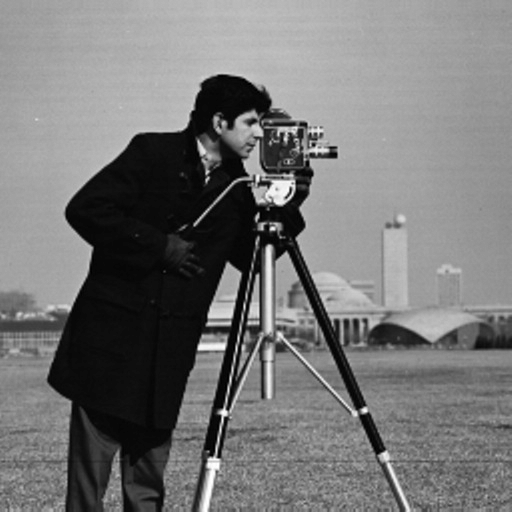
#> input picture PCE_Peak_to_Correlation_Energy/cameraman.png, 512 x 512 px
$ jupyter execute --allow-errors PCE_Fridrich.ipynb   (older library calls are emulated)
#> lines starting #> are read from the running program, lines starting #| are printed output that depends on the picture; long printed decimals are rounded
[cell 1]
import numpy as np
from scipy import signal
from scipy import misc
from skimage import io
from skimage import color
import matplotlib.pyplot as plt

[cell 2]
cameraman=io.imread('cameraman.png')
#> cameraman is the input picture: shape (512, 512, 3); min 0, max 255, mean 118
cameraman= color.rgb2grey(cameraman)
#> cameraman: shape (512, 512) float64


plt.imshow(cameraman, cmap='gray')
plt.show()

[cell 3]
temp =np.copy(cameraman[0:512, 0:256])
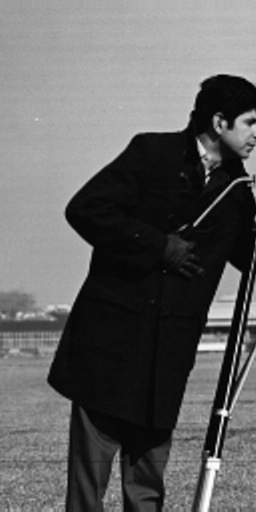
#> temp: shape (512, 256) float64; min 0, max 1, mean 0.381
plt.imshow(temp, cmap='gray')
plt.show()

[cell 4]
def circular_cross_correlation(array1,array2):

    array1 = array1 - np.mean(array1[:])
    array2 = array2 - np.mean(array2[:])
    tilted_array2 = np.fliplr(array2)
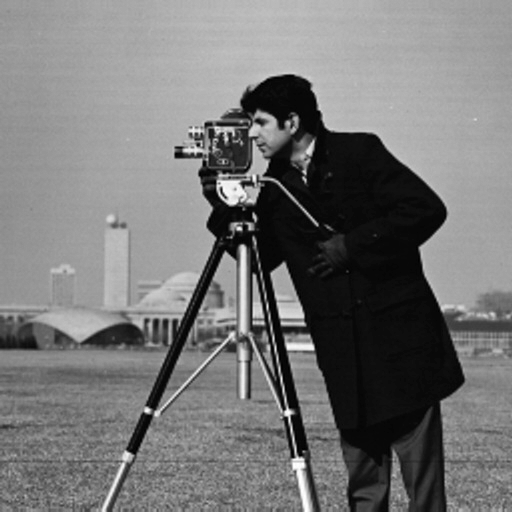
#> tilted_array2: shape (512, 512) float64; min -0.463, max 0.537, mean 9.54e-17; drawn with min black and max white
    tilted_array2 = np.flipud(tilted_array2)
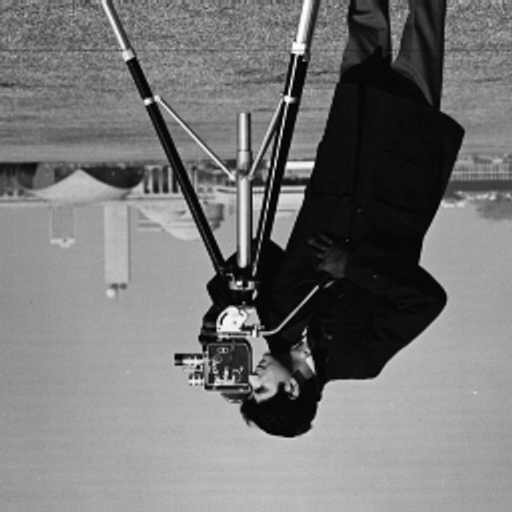
#> tilted_array2: shape (512, 512) float64; min -0.463, max 0.537, mean 1.01e-16; drawn with min black and max white
    TA = np.fft.fft2(tilted_array2)
    FA = np.fft.fft2(array1)
    FF = np.multiply(FA , TA)
    ret = np.real(np.fft.ifft2(FF))
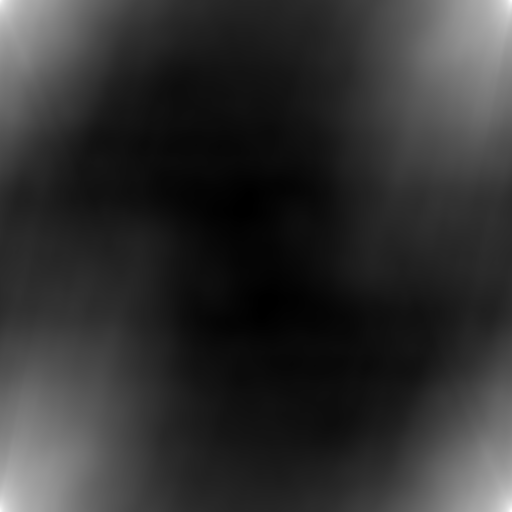
#> ret: shape (512, 512) float64; min -3702.9, max 15531.7, mean 0; drawn with min black and max white
    print('CCC ::  ',ret)
#> (printed output is left out)
    return ret


def RemoveNeighborhood(C,x,ssize):
    #     % Remove a 2-D neighborhood around x=[x1,x2] from matrix X and output a 1-D vector Y
    #     % ssize     square neighborhood has size (ssize x ssize) square
    #    C : X ,len(C), len(c)-PeakLocation : x ,squaresize : ssize
    print('x: ',x[0])
    print('x: ',x[1])
    (M,N) = np.shape(C);

    print('ssize',ssize)
    radius = (ssize-1)/2;
    shift=int(radius-x[1]-1)
    print('radius-x[1]+1: ',shift)

    X = np.roll(C,shift,axis=0)
    print('shape of X after rolling: ',np.shape(X))
    Y = np.roll(X,shift,axis=1)
    Z = Y [ssize+1:Y.shape[0],1:ssize]
    Z=Z.flatten()
    print(Z)
    Z=[Z,Y[M*ssize+1:Y.shape[1]]]

#     plt.imshow(img, cmap='gray')
#     plt.show()

    return np.array(Z)


def PCE(C):

    print(C)
#> (printed output is left out)
    shift_range = [0,0]
    x=print(C.shape[0], C.shape[1])
#| 512 512
    print(x)
#| None
    Cinrange = C[C.shape[0]-1, C.shape[1]-1]
#> Cinrange = 15531.7

    print('Cinrange: ',Cinrange)
#| Cinrange:  15531.712
    Cinrange_1d= Cinrange.flatten()
#> Cinrange_1d = [15531.7]
    [max_value,index_max]=[np.max(Cinrange_1d) ,Cinrange_1d.argmax()]
#> max_value = 15531.7; index_max = 0
    print('max_value',max_value)
#| max_value 15531.712
    print('index_max',index_max)
#| index_max 0
    ind2sub=np.unravel_index([index_max], (C.shape[0],C.shape[1]))
#> ind2sub = ([0], [0])
    sub_index=ind2sub[0][0]
#> sub_index = 0
    ypeak=ind2sub[0][0]
#> ypeak = 0
    xpeak=ind2sub[1][0]
#> xpeak = 0
    Cinrange=[[max_value]]
#> Cinrange = [[15531.7]]

    print('Cinrange matrix',Cinrange)
#| Cinrange matrix [[15531.712]]

    peakheight=Cinrange[0][0]
#> peakheight = 15531.7
    print('peakheight : ',peakheight)
#| peakheight :  15531.712
    PeakLocation= np.array(shift_range)  -  np.array([ypeak,xpeak])
#> PeakLocation = [0, 0]

    print('PeakLocation : ',PeakLocation)
#| PeakLocation :  [0 0]


    squaresize = 11
    # size(C) - PeakLoacation
    diffrence_of_distanceof_C_and_Peaklocation=list([C.shape[0]-PeakLocation[0], C.shape[1]-PeakLocation[1]])
#> diffrence_of_distanceof_C_and_Peaklocation = [512, 512]
    print('diffrence_of_distanceof_C_and_Peaklocation: ',diffrence_of_distanceof_C_and_Peaklocation)
#| diffrence_of_distanceof_C_and_Peaklocation:  [512, 512]


    C_without_peak = RemoveNeighborhood(C,diffrence_of_distanceof_C_and_Peaklocation,squaresize)
#| x:  512
#| x:  512
#> in RemoveNeighborhood, `shift=int(radius-x[1]-1)`: shift = -508
#| radius-x[1]+1:  -508
#| shape of X after rolling:  (512, 512)
#> in RemoveNeighborhood, `Z=Z.flatten()`: Z = 5000 values, max 14216.1 at index 4992, min -811.1 at index 2139, mean 3621.6
#> (printed output is left out)

    correl=C[C.shape[0]-1, C.shape[1]-1]
    print('print type C_without_peak: ',type(C_without_peak))
    print('print:C_without_peak ',C_without_peak)

    m=np.multiply(C_without_peak , C_without_peak)
    print('m :',m[0])
    PCE_energy=np.mean(m[0])

    print('PCE_energy',PCE_energy)

#     PCE= (peakheight)**2 / PCE_energy * np.sign(peakheight)

#     print('PCE : ',PCE)


#     % signed PCE, peak-to-correlation energy    (the sign added as of 10/26/2011)

    PCE = (correl**2)/PCE_energy
    print('PCE : ',PCE)
    return PCE
